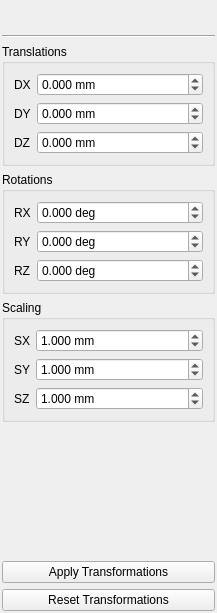
<?xml version="1.0" encoding="UTF-8"?>
<ui version="4.0">
 <author>N. Sharjith</author>
 <class>ObjectTransformPanel</class>
 <widget class="QWidget" name="ObjectTransformPanel">
  <property name="geometry">
   <rect>
    <x>0</x>
    <y>0</y>
    <width>217</width>
    <height>613</height>
   </rect>
  </property>
  <property name="sizePolicy">
   <sizepolicy hsizetype="Expanding" vsizetype="Expanding">
    <horstretch>0</horstretch>
    <verstretch>0</verstretch>
   </sizepolicy>
  </property>
  <property name="windowTitle">
   <string>Object Transformations</string>
  </property>
  <layout class="QVBoxLayout" name="mainLayout">
   <property name="leftMargin">
    <number>2</number>
   </property>
   <property name="topMargin">
    <number>2</number>
   </property>
   <property name="rightMargin">
    <number>2</number>
   </property>
   <property name="bottomMargin">
    <number>2</number>
   </property>
   <item>
    <layout class="QHBoxLayout" name="toolbarLayout">
     <property name="spacing">
      <number>4</number>
     </property>
     <property name="leftMargin">
      <number>2</number>
     </property>
     <property name="topMargin">
      <number>2</number>
     </property>
     <property name="rightMargin">
      <number>2</number>
     </property>
     <property name="bottomMargin">
      <number>2</number>
     </property>
     <item>
      <widget class="QToolButton" name="detachButton">
       <property name="toolTip">
        <string>Detach from panel</string>
       </property>
       <property name="icon">
        <iconset resource="D:/work/progs/Qt6/vcpkg/ModelViewer-Qt/ModelViewer.qrc">
         <normaloff>:/icons/res/detach.png</normaloff>:/icons/res/detach.png</iconset>
       </property>
       <property name="iconSize">
        <size>
         <width>16</width>
         <height>16</height>
        </size>
       </property>
       <property name="autoRaise">
        <bool>true</bool>
       </property>
      </widget>
     </item>
     <item>
      <spacer name="toolbarStretch">
       <property name="orientation">
        <enum>Qt::Orientation::Horizontal</enum>
       </property>
       <property name="sizeType">
        <enum>QSizePolicy::Policy::Expanding</enum>
       </property>
       <property name="sizeHint" stdset="0">
        <size>
         <width>40</width>
         <height>20</height>
        </size>
       </property>
      </spacer>
     </item>
    </layout>
   </item>
   <item>
    <widget class="QFrame" name="separator">
     <property name="frameShape">
      <enum>QFrame::Shape::HLine</enum>
     </property>
     <property name="frameShadow">
      <enum>QFrame::Shadow::Sunken</enum>
     </property>
    </widget>
   </item>
   <item>
    <widget class="QGroupBox" name="translationsGroupBox">
     <property name="title">
      <string>Translations</string>
     </property>
     <property name="flat">
      <bool>true</bool>
     </property>
     <layout class="QGridLayout" name="translationsLayout">
      <item row="0" column="0">
       <widget class="QLabel" name="labelDX">
        <property name="text">
         <string>DX</string>
        </property>
       </widget>
      </item>
      <item row="0" column="1">
       <widget class="QDoubleSpinBox" name="doubleSpinBoxDX">
        <property name="sizePolicy">
         <sizepolicy hsizetype="MinimumExpanding" vsizetype="Fixed">
          <horstretch>0</horstretch>
          <verstretch>0</verstretch>
         </sizepolicy>
        </property>
        <property name="suffix">
         <string> mm</string>
        </property>
        <property name="decimals">
         <number>3</number>
        </property>
        <property name="minimum">
         <double>-999999.000000000000000</double>
        </property>
        <property name="maximum">
         <double>999999.000000000000000</double>
        </property>
       </widget>
      </item>
      <item row="1" column="0">
       <widget class="QLabel" name="labelDY">
        <property name="text">
         <string>DY</string>
        </property>
       </widget>
      </item>
      <item row="1" column="1">
       <widget class="QDoubleSpinBox" name="doubleSpinBoxDY">
        <property name="sizePolicy">
         <sizepolicy hsizetype="MinimumExpanding" vsizetype="Fixed">
          <horstretch>0</horstretch>
          <verstretch>0</verstretch>
         </sizepolicy>
        </property>
        <property name="suffix">
         <string> mm</string>
        </property>
        <property name="decimals">
         <number>3</number>
        </property>
        <property name="minimum">
         <double>-999999.000000000000000</double>
        </property>
        <property name="maximum">
         <double>999999.000000000000000</double>
        </property>
       </widget>
      </item>
      <item row="2" column="0">
       <widget class="QLabel" name="labelDZ">
        <property name="text">
         <string>DZ</string>
        </property>
       </widget>
      </item>
      <item row="2" column="1">
       <widget class="QDoubleSpinBox" name="doubleSpinBoxDZ">
        <property name="sizePolicy">
         <sizepolicy hsizetype="MinimumExpanding" vsizetype="Fixed">
          <horstretch>0</horstretch>
          <verstretch>0</verstretch>
         </sizepolicy>
        </property>
        <property name="suffix">
         <string> mm</string>
        </property>
        <property name="decimals">
         <number>3</number>
        </property>
        <property name="minimum">
         <double>-999999.000000000000000</double>
        </property>
        <property name="maximum">
         <double>999999.000000000000000</double>
        </property>
       </widget>
      </item>
     </layout>
    </widget>
   </item>
   <item>
    <widget class="QGroupBox" name="rotationsGroupBox">
     <property name="title">
      <string>Rotations</string>
     </property>
     <property name="flat">
      <bool>true</bool>
     </property>
     <layout class="QGridLayout" name="rotationsLayout">
      <item row="0" column="0">
       <widget class="QLabel" name="labelRX">
        <property name="text">
         <string>RX</string>
        </property>
       </widget>
      </item>
      <item row="0" column="1">
       <widget class="QDoubleSpinBox" name="doubleSpinBoxRX">
        <property name="sizePolicy">
         <sizepolicy hsizetype="MinimumExpanding" vsizetype="Fixed">
          <horstretch>0</horstretch>
          <verstretch>0</verstretch>
         </sizepolicy>
        </property>
        <property name="suffix">
         <string> deg</string>
        </property>
        <property name="decimals">
         <number>3</number>
        </property>
        <property name="minimum">
         <double>-180.000000000000000</double>
        </property>
        <property name="maximum">
         <double>180.000000000000000</double>
        </property>
       </widget>
      </item>
      <item row="1" column="0">
       <widget class="QLabel" name="labelRY">
        <property name="text">
         <string>RY</string>
        </property>
       </widget>
      </item>
      <item row="1" column="1">
       <widget class="QDoubleSpinBox" name="doubleSpinBoxRY">
        <property name="sizePolicy">
         <sizepolicy hsizetype="MinimumExpanding" vsizetype="Fixed">
          <horstretch>0</horstretch>
          <verstretch>0</verstretch>
         </sizepolicy>
        </property>
        <property name="suffix">
         <string> deg</string>
        </property>
        <property name="decimals">
         <number>3</number>
        </property>
        <property name="minimum">
         <double>-180.000000000000000</double>
        </property>
        <property name="maximum">
         <double>180.000000000000000</double>
        </property>
       </widget>
      </item>
      <item row="2" column="0">
       <widget class="QLabel" name="labelRZ">
        <property name="text">
         <string>RZ</string>
        </property>
       </widget>
      </item>
      <item row="2" column="1">
       <widget class="QDoubleSpinBox" name="doubleSpinBoxRZ">
        <property name="sizePolicy">
         <sizepolicy hsizetype="MinimumExpanding" vsizetype="Fixed">
          <horstretch>0</horstretch>
          <verstretch>0</verstretch>
         </sizepolicy>
        </property>
        <property name="suffix">
         <string> deg</string>
        </property>
        <property name="decimals">
         <number>3</number>
        </property>
        <property name="minimum">
         <double>-180.000000000000000</double>
        </property>
        <property name="maximum">
         <double>180.000000000000000</double>
        </property>
       </widget>
      </item>
     </layout>
    </widget>
   </item>
   <item>
    <widget class="QGroupBox" name="scalingGroupBox">
     <property name="title">
      <string>Scaling</string>
     </property>
     <property name="flat">
      <bool>true</bool>
     </property>
     <layout class="QGridLayout" name="scalingLayout">
      <item row="0" column="0">
       <widget class="QLabel" name="labelSX">
        <property name="text">
         <string>SX</string>
        </property>
       </widget>
      </item>
      <item row="0" column="1">
       <widget class="QDoubleSpinBox" name="doubleSpinBoxSX">
        <property name="sizePolicy">
         <sizepolicy hsizetype="MinimumExpanding" vsizetype="Fixed">
          <horstretch>0</horstretch>
          <verstretch>0</verstretch>
         </sizepolicy>
        </property>
        <property name="suffix">
         <string> mm</string>
        </property>
        <property name="decimals">
         <number>3</number>
        </property>
        <property name="minimum">
         <double>-999999.000000000000000</double>
        </property>
        <property name="maximum">
         <double>999999.000000000000000</double>
        </property>
        <property name="value">
         <double>1.000000000000000</double>
        </property>
       </widget>
      </item>
      <item row="1" column="0">
       <widget class="QLabel" name="labelSY">
        <property name="text">
         <string>SY</string>
        </property>
       </widget>
      </item>
      <item row="1" column="1">
       <widget class="QDoubleSpinBox" name="doubleSpinBoxSY">
        <property name="sizePolicy">
         <sizepolicy hsizetype="MinimumExpanding" vsizetype="Fixed">
          <horstretch>0</horstretch>
          <verstretch>0</verstretch>
         </sizepolicy>
        </property>
        <property name="suffix">
         <string> mm</string>
        </property>
        <property name="decimals">
         <number>3</number>
        </property>
        <property name="minimum">
         <double>-999999.000000000000000</double>
        </property>
        <property name="maximum">
         <double>999999.000000000000000</double>
        </property>
        <property name="value">
         <double>1.000000000000000</double>
        </property>
       </widget>
      </item>
      <item row="2" column="0">
       <widget class="QLabel" name="labelSZ">
        <property name="text">
         <string>SZ</string>
        </property>
       </widget>
      </item>
      <item row="2" column="1">
       <widget class="QDoubleSpinBox" name="doubleSpinBoxSZ">
        <property name="sizePolicy">
         <sizepolicy hsizetype="MinimumExpanding" vsizetype="Fixed">
          <horstretch>0</horstretch>
          <verstretch>0</verstretch>
         </sizepolicy>
        </property>
        <property name="suffix">
         <string> mm</string>
        </property>
        <property name="decimals">
         <number>3</number>
        </property>
        <property name="minimum">
         <double>-999999.000000000000000</double>
        </property>
        <property name="maximum">
         <double>999999.000000000000000</double>
        </property>
        <property name="value">
         <double>1.000000000000000</double>
        </property>
       </widget>
      </item>
     </layout>
    </widget>
   </item>
   <item>
    <spacer name="verticalSpacer">
     <property name="orientation">
      <enum>Qt::Orientation::Vertical</enum>
     </property>
     <property name="sizeHint" stdset="0">
      <size>
       <width>20</width>
       <height>40</height>
      </size>
     </property>
    </spacer>
   </item>
   <item>
    <widget class="QPushButton" name="pushButtonApplyTransformations">
     <property name="text">
      <string>Apply Transformations</string>
     </property>
    </widget>
   </item>
   <item>
    <widget class="QPushButton" name="pushButtonResetTransformations">
     <property name="text">
      <string>Reset Transformations</string>
     </property>
    </widget>
   </item>
  </layout>
 </widget>
 <resources>
  <include location="D:/work/progs/Qt6/vcpkg/ModelViewer-Qt/ModelViewer.qrc"/>
 </resources>
 <connections/>
</ui>
